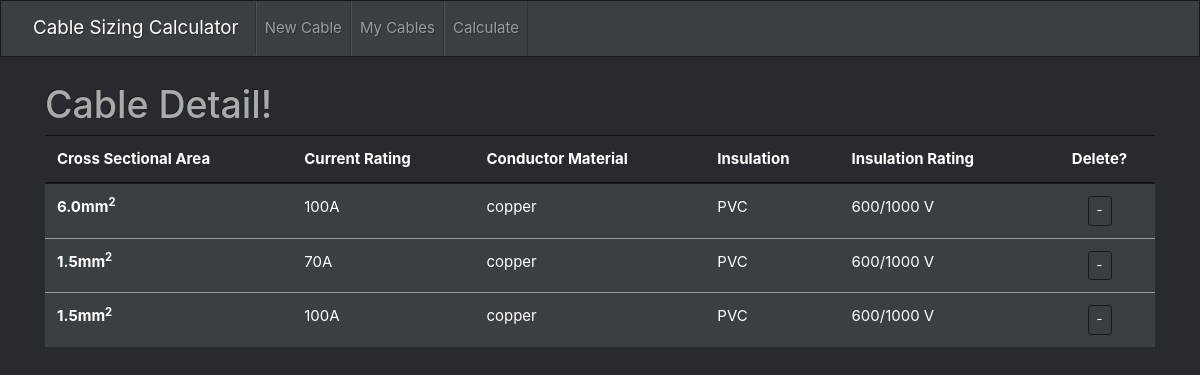
The page /details on the database as committed earlier.
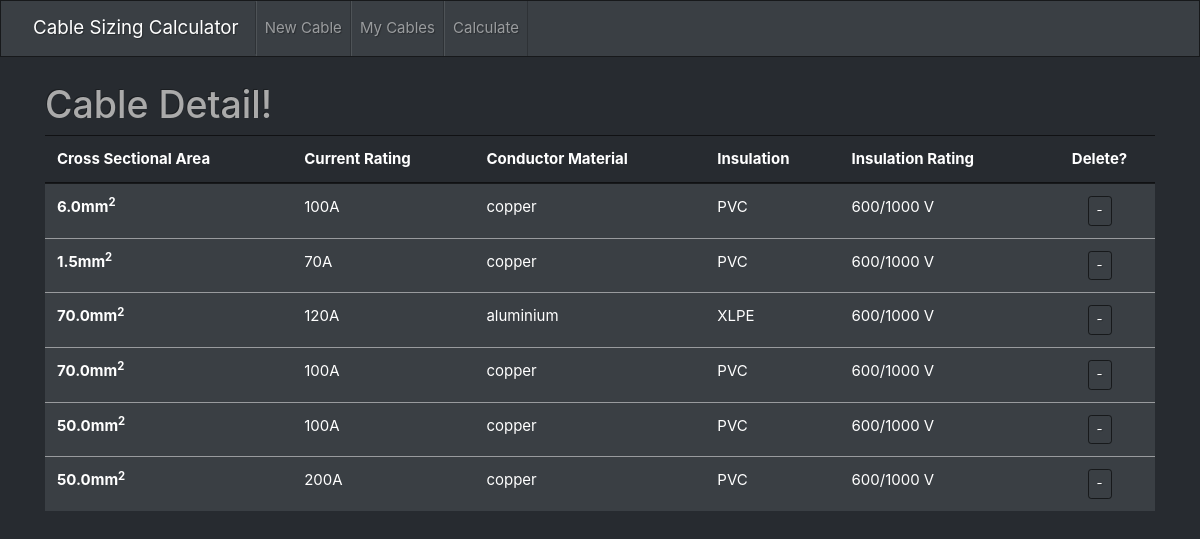
The same page on the database as committed later.
### calculations/models.py (models this page shows)
class Cable(models.Model):
    cross_section = models.FloatField() # unit is [mm^2]
    insulation = models.CharField(max_length=5)
    conductor = models.CharField(max_length=15)
    voltage_rating = models.CharField(max_length=20) #rating of insulation [V]
    short_circuit_1s = models.FloatField() # unit is [kA]
    nom_current_rating = models.IntegerField() #unit is [A]
    impedance = models.FloatField()

### calculations/views.py (the view)
# urls.py: path('details', cable_detail, name="details"),
def cable_detail(request):
    cables = Cable.objects.all()
    return render(request, 'calculations/cable_detail.html', {"cables": cables})

### calculations/templates/calculations/cable_detail.html (shortened to what this page needs)
{% extends "base.html" %}
{% block body %}
<h1>
  Cable Detail!
</h1>
  <table>
    <table class="table table-hover">
  <thead>
    <tr>
      <th scope="col">Cross Sectional Area</th>
      <th scope="col"> Current Rating</th>
      <th scope="col"> Conductor Material</th>
      <th scope="col">Insulation</th>
      <th scope="col">Insulation Rating</th>
      <th scope="col" style="text-align:center"> Delete?</th>
    </tr>
  </thead>
  <tbody>
    {%for cable in cables %}
    <tr class="table-primary">
      <th scope="row">{{cable.cross_section}}mm<sup>2</sup></th>
      <td>{{cable.nom_current_rating}}A</td>
      <td>{{cable.conductor}}</td>
      <td>{{cable.insulation}}</td>
      <td>{{cable.voltage_rating}}</td>
      <td style="text-align:center">
        <button class="btn btn-outline-danger btn-sm" id="del">
          <a href="{% url 'delete' cable.id %}">-</a>
        </button>
      </td>
    </tr>
    {% endfor %}
  </tbody>
</table>
{% endblock %}

### calculations/templates/base.html (shortened to what this page needs)
{% load static %}
<!DOCTYPE html>
<html lang = "en">
<head>
  <link rel="stylesheet" href="{% static 'calculations/bootstrap.min.css' %}"/>
  <link rel="stylesheet" href="{% static 'style.css' %}" type = "text/css">
</head>
  <body>
      <nav class="navbar navbar-expand-lg navbar-dark bg-primary">
    <a class="navbar-brand" href="{% url 'welcome' %}">Cable Sizing Calculator</a>
    <div class="collapse navbar-collapse" id="navbarColor01">
      <ul class="navbar-nav mr-auto">
        <li class="nav-item">
          <a class="nav-link" href="{% url 'new_cable' %}">New Cable</a>
        </li>
        <li class="nav-item">
          <a class="nav-link" href="{% url 'details' %}">My Cables</a>
        </li>
        <li class="nav-item">
          <a class="nav-link" href="{% url 'calculate' %}">Calculate</a>
        </li>
      </ul>
    </div>
  </nav>
  <div class="container" id="title-container">
    {% block body %} {% endblock %}
    </div>
  </body>
</html>

### calculations/static/style.css (style rules this page uses)
#title-container { padding-top: 25px; }

Rows that differ between the two databases and show on the page:
removed Cable: cross_section "1.5", nom_current_rating "100", conductor "copper", insulation "PVC", voltage_rating "600/1000 V"
added Cable: cross_section "70.0", nom_current_rating "120", conductor "aluminium", insulation "XLPE", voltage_rating "600/1000 V"
added Cable: cross_section "70.0", nom_current_rating "100", conductor "copper", insulation "PVC", voltage_rating "600/1000 V"
added Cable: cross_section "50.0", nom_current_rating "100", conductor "copper", insulation "PVC", voltage_rating "600/1000 V"
added Cable: cross_section "50.0", nom_current_rating "200", conductor "copper", insulation "PVC", voltage_rating "600/1000 V"
